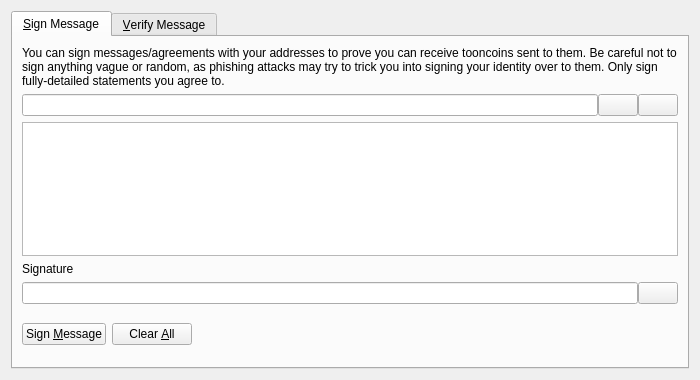
<?xml version="1.0" encoding="UTF-8"?>
<ui version="4.0">
 <class>SignVerifyMessageDialog</class>
 <widget class="QDialog" name="SignVerifyMessageDialog">
  <property name="geometry">
   <rect>
    <x>0</x>
    <y>0</y>
    <width>700</width>
    <height>380</height>
   </rect>
  </property>
  <property name="windowTitle">
   <string>Signatures - Sign / Verify a Message</string>
  </property>
  <property name="modal">
   <bool>true</bool>
  </property>
  <layout class="QVBoxLayout" name="verticalLayout">
   <item>
    <widget class="QTabWidget" name="tabWidget">
     <property name="currentIndex">
      <number>0</number>
     </property>
     <widget class="QWidget" name="tabSignMessage">
      <attribute name="title">
       <string>&amp;Sign Message</string>
      </attribute>
      <layout class="QVBoxLayout" name="verticalLayout_SM">
       <item>
        <widget class="QLabel" name="infoLabel_SM">
         <property name="text">
          <string>You can sign messages/agreements with your addresses to prove you can receive tooncoins sent to them. Be careful not to sign anything vague or random, as phishing attacks may try to trick you into signing your identity over to them. Only sign fully-detailed statements you agree to.</string>
         </property>
         <property name="textFormat">
          <enum>Qt::PlainText</enum>
         </property>
         <property name="wordWrap">
          <bool>true</bool>
         </property>
        </widget>
       </item>
       <item>
        <layout class="QHBoxLayout" name="horizontalLayout_1_SM">
         <property name="spacing">
          <number>0</number>
         </property>
         <item>
          <widget class="QValidatedLineEdit" name="addressIn_SM">
           <property name="toolTip">
            <string>The Tooncoin address to sign the message with</string>
           </property>
          </widget>
         </item>
         <item>
          <widget class="QPushButton" name="addressBookButton_SM">
           <property name="toolTip">
            <string>Choose previously used address</string>
           </property>
           <property name="text">
            <string/>
           </property>
           <property name="icon">
            <iconset resource="../bitcoin.qrc">
             <normaloff>:/icons/address-book</normaloff>:/icons/address-book</iconset>
           </property>
           <property name="shortcut">
            <string>Alt+A</string>
           </property>
           <property name="autoDefault">
            <bool>false</bool>
           </property>
          </widget>
         </item>
         <item>
          <widget class="QPushButton" name="pasteButton_SM">
           <property name="toolTip">
            <string>Paste address from clipboard</string>
           </property>
           <property name="text">
            <string/>
           </property>
           <property name="icon">
            <iconset resource="../bitcoin.qrc">
             <normaloff>:/icons/editpaste</normaloff>:/icons/editpaste</iconset>
           </property>
           <property name="shortcut">
            <string>Alt+P</string>
           </property>
           <property name="autoDefault">
            <bool>false</bool>
           </property>
          </widget>
         </item>
        </layout>
       </item>
       <item>
        <widget class="QPlainTextEdit" name="messageIn_SM">
         <property name="toolTip">
          <string>Enter the message you want to sign here</string>
         </property>
        </widget>
       </item>
       <item>
        <widget class="QLabel" name="signatureLabel_SM">
         <property name="text">
          <string>Signature</string>
         </property>
         <property name="textFormat">
          <enum>Qt::PlainText</enum>
         </property>
        </widget>
       </item>
       <item>
        <layout class="QHBoxLayout" name="horizontalLayout_2_SM">
         <property name="spacing">
          <number>0</number>
         </property>
         <item>
          <widget class="QLineEdit" name="signatureOut_SM">
           <property name="font">
            <font>
             <italic>true</italic>
            </font>
           </property>
           <property name="readOnly">
            <bool>true</bool>
           </property>
          </widget>
         </item>
         <item>
          <widget class="QPushButton" name="copySignatureButton_SM">
           <property name="toolTip">
            <string>Copy the current signature to the system clipboard</string>
           </property>
           <property name="text">
            <string/>
           </property>
           <property name="icon">
            <iconset resource="../bitcoin.qrc">
             <normaloff>:/icons/editcopy</normaloff>:/icons/editcopy</iconset>
           </property>
           <property name="autoDefault">
            <bool>false</bool>
           </property>
          </widget>
         </item>
        </layout>
       </item>
       <item>
        <layout class="QHBoxLayout" name="horizontalLayout_3_SM">
         <item>
          <widget class="QPushButton" name="signMessageButton_SM">
           <property name="toolTip">
            <string>Sign the message to prove you own this Tooncoin address</string>
           </property>
           <property name="text">
            <string>Sign &amp;Message</string>
           </property>
           <property name="icon">
            <iconset resource="../bitcoin.qrc">
             <normaloff>:/icons/edit</normaloff>:/icons/edit</iconset>
           </property>
           <property name="autoDefault">
            <bool>false</bool>
           </property>
          </widget>
         </item>
         <item>
          <widget class="QPushButton" name="clearButton_SM">
           <property name="toolTip">
            <string>Reset all sign message fields</string>
           </property>
           <property name="text">
            <string>Clear &amp;All</string>
           </property>
           <property name="icon">
            <iconset resource="../bitcoin.qrc">
             <normaloff>:/icons/remove</normaloff>:/icons/remove</iconset>
           </property>
           <property name="autoDefault">
            <bool>false</bool>
           </property>
          </widget>
         </item>
         <item>
          <spacer name="horizontalSpacer_1_SM">
           <property name="orientation">
            <enum>Qt::Horizontal</enum>
           </property>
           <property name="sizeHint" stdset="0">
            <size>
             <width>40</width>
             <height>48</height>
            </size>
           </property>
          </spacer>
         </item>
         <item>
          <widget class="QLabel" name="statusLabel_SM">
           <property name="font">
            <font>
             <weight>75</weight>
             <bold>true</bold>
            </font>
           </property>
           <property name="text">
            <string/>
           </property>
           <property name="wordWrap">
            <bool>true</bool>
           </property>
          </widget>
         </item>
         <item>
          <spacer name="horizontalSpacer_2_SM">
           <property name="orientation">
            <enum>Qt::Horizontal</enum>
           </property>
           <property name="sizeHint" stdset="0">
            <size>
             <width>40</width>
             <height>48</height>
            </size>
           </property>
          </spacer>
         </item>
        </layout>
       </item>
      </layout>
     </widget>
     <widget class="QWidget" name="tabVerifyMessage">
      <attribute name="title">
       <string>&amp;Verify Message</string>
      </attribute>
      <layout class="QVBoxLayout" name="verticalLayout_VM">
       <item>
        <widget class="QLabel" name="infoLabel_VM">
         <property name="text">
          <string>Enter the receiver's address, message (ensure you copy line breaks, spaces, tabs, etc. exactly) and signature below to verify the message. Be careful not to read more into the signature than what is in the signed message itself, to avoid being tricked by a man-in-the-middle attack. Note that this only proves the signing party receives with the address, it cannot prove sendership of any transaction!</string>
         </property>
         <property name="textFormat">
          <enum>Qt::PlainText</enum>
         </property>
         <property name="alignment">
          <set>Qt::AlignLeading|Qt::AlignLeft|Qt::AlignTop</set>
         </property>
         <property name="wordWrap">
          <bool>true</bool>
         </property>
        </widget>
       </item>
       <item>
        <layout class="QHBoxLayout" name="horizontalLayout_1_VM">
         <property name="spacing">
          <number>0</number>
         </property>
         <item>
          <widget class="QValidatedLineEdit" name="addressIn_VM">
           <property name="toolTip">
            <string>The Tooncoin address the message was signed with</string>
           </property>
          </widget>
         </item>
         <item>
          <widget class="QPushButton" name="addressBookButton_VM">
           <property name="toolTip">
            <string>Choose previously used address</string>
           </property>
           <property name="text">
            <string/>
           </property>
           <property name="icon">
            <iconset resource="../bitcoin.qrc">
             <normaloff>:/icons/address-book</normaloff>:/icons/address-book</iconset>
           </property>
           <property name="shortcut">
            <string>Alt+A</string>
           </property>
           <property name="autoDefault">
            <bool>false</bool>
           </property>
          </widget>
         </item>
        </layout>
       </item>
       <item>
        <widget class="QPlainTextEdit" name="messageIn_VM"/>
       </item>
       <item>
        <widget class="QValidatedLineEdit" name="signatureIn_VM"/>
       </item>
       <item>
        <layout class="QHBoxLayout" name="horizontalLayout_2_VM">
         <item>
          <widget class="QPushButton" name="verifyMessageButton_VM">
           <property name="toolTip">
            <string>Verify the message to ensure it was signed with the specified Tooncoin address</string>
           </property>
           <property name="text">
            <string>Verify &amp;Message</string>
           </property>
           <property name="icon">
            <iconset resource="../bitcoin.qrc">
             <normaloff>:/icons/transaction_0</normaloff>:/icons/transaction_0</iconset>
           </property>
           <property name="autoDefault">
            <bool>false</bool>
           </property>
          </widget>
         </item>
         <item>
          <widget class="QPushButton" name="clearButton_VM">
           <property name="toolTip">
            <string>Reset all verify message fields</string>
           </property>
           <property name="text">
            <string>Clear &amp;All</string>
           </property>
           <property name="icon">
            <iconset resource="../bitcoin.qrc">
             <normaloff>:/icons/remove</normaloff>:/icons/remove</iconset>
           </property>
           <property name="autoDefault">
            <bool>false</bool>
           </property>
          </widget>
         </item>
         <item>
          <spacer name="horizontalSpacer_1_VM">
           <property name="orientation">
            <enum>Qt::Horizontal</enum>
           </property>
           <property name="sizeHint" stdset="0">
            <size>
             <width>40</width>
             <height>48</height>
            </size>
           </property>
          </spacer>
         </item>
         <item>
          <widget class="QLabel" name="statusLabel_VM">
           <property name="font">
            <font>
             <weight>75</weight>
             <bold>true</bold>
            </font>
           </property>
           <property name="text">
            <string/>
           </property>
           <property name="wordWrap">
            <bool>true</bool>
           </property>
          </widget>
         </item>
         <item>
          <spacer name="horizontalSpacer_2_VM">
           <property name="orientation">
            <enum>Qt::Horizontal</enum>
           </property>
           <property name="sizeHint" stdset="0">
            <size>
             <width>40</width>
             <height>48</height>
            </size>
           </property>
          </spacer>
         </item>
        </layout>
       </item>
      </layout>
     </widget>
    </widget>
   </item>
  </layout>
 </widget>
 <customwidgets>
  <customwidget>
   <class>QValidatedLineEdit</class>
   <extends>QLineEdit</extends>
   <header>qt/qvalidatedlineedit.h</header>
  </customwidget>
 </customwidgets>
 <resources>
  <include location="../bitcoin.qrc"/>
 </resources>
 <connections/>
</ui>
